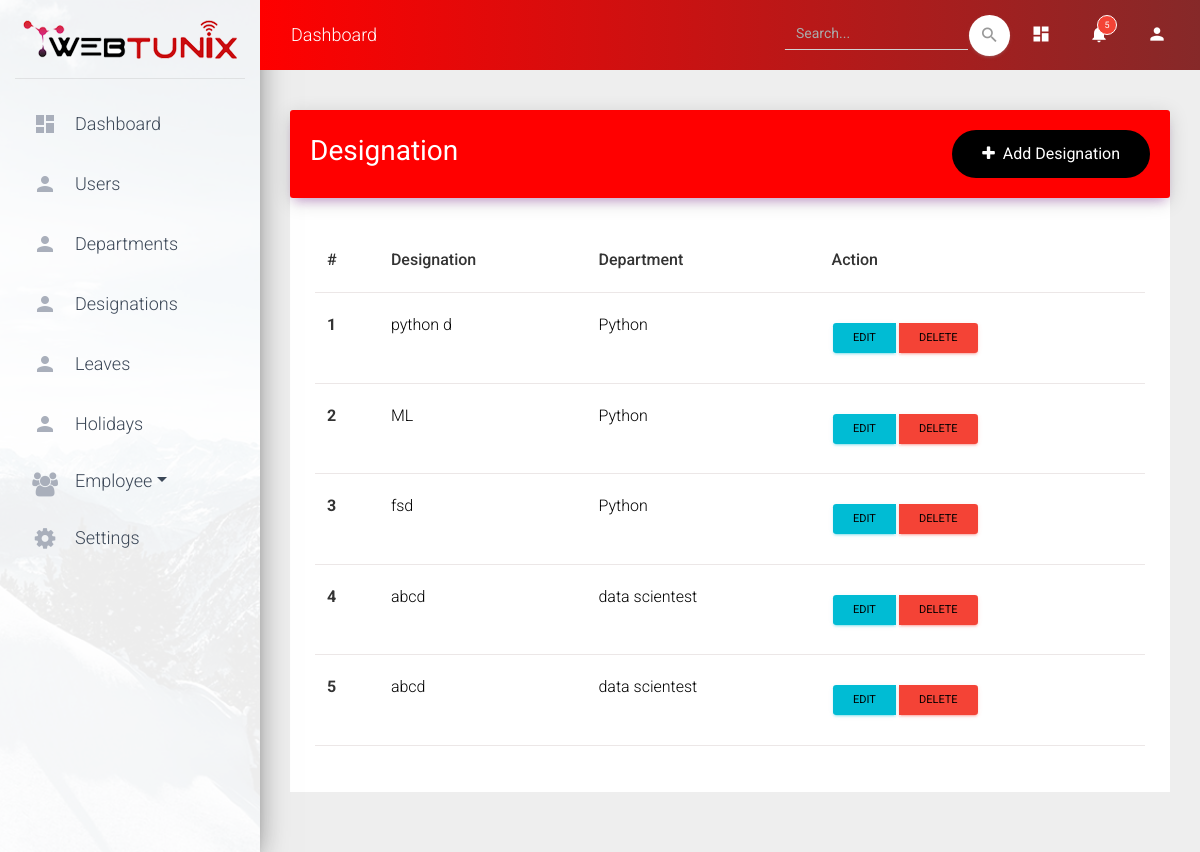
/designation (signed in), run on the app's committed database.
### home/models.py (models this page shows, shortened)
class designation(models.Model):
    designation_id = models.AutoField(primary_key=True)
    designation_name = models.CharField(max_length=255)
    department_id = models.ForeignKey(department, on_delete=models.CASCADE)
    added_by = models.CharField(max_length=255, default="")
    edited_by = models.CharField(max_length=255, default="")
    deleted_by = models.CharField(max_length=255, default="")

class department(models.Model):
    department_id = models.AutoField(primary_key=True)
    department_name = models.CharField(max_length=255)
    added_by = models.CharField(max_length=255, default="")
    edited_by = models.CharField(max_length=255, default="")
    deleted_by = models.CharField(max_length=255, default="")

### home/views.py (the view, shortened to what this page needs)
# urls.py: url(r'^designation', views.designations_func, name='designation'),
def designations_func(request):
    try:
        permission = request.session['user_is_authenticated']
    except:
        permission = False
    if permission:
        if request.session['user_role_id'] == 1 or request.session['user_role_id'] == 2:
            departments = department.objects.all()
            designations_data = designation.objects.all()
            form = designationForm()
            return render(request, "dashboard/designation.html", locals())
        elif request.session['user_role_id'] == 3:
            return redirect("/home")
    elif not permission:
        return redirect("/")

### home/forms.py
class designationForm(forms.ModelForm):
    designation_name = forms.CharField(required=True, max_length=100,
                                       widget=forms.TextInput(attrs={'class': 'form-control'}))
    class Meta:
        model = designation
        exclude = ('designation_id', 'department_id',
                   'designation_name', 'added_by', 'edited_by', 'deleted_by')

### home/templates/dashboard/designation.html (shortened to what this page needs)
{% extends 'dashboard/base.html' %}
{% block content %}
<div class="container">
  <div class="row">
    <div class="col-12">
      <div class="card card-plain">
        <div class="card-header card-header-primary">
          <h3 class="card-title float-left"><strong>Designation</strong></h3>
          <button class="addbtn float-right" data-toggle="modal" data-target="#adddepartmentmodal"><i class="fa fa-plus pr-2"></i>Add Designation</button>
        </div>
        <div class="row">
          <div class="col-md-12">
            <div class="center-dept z-depth-5">
              <div class="table-responsive">
                <table class="table">
                  <thead>
                    <tr>
                      <th class="font-weight-bold">#</th>
                      <th class="th-sm font-weight-bold">Designation</th>
                      <th class="font-weight-bold">Department</th>
                      <th class="font-weight-bold">Action</th>
                    </tr>
                  <tbody>
                    {% for i in designations_data %}
                    <tr>
                      <th scope="row">{{ forloop.counter }}</th>
                      <td>{{ i.designation_name }}</td>
                      <td>{{ i.department_id.department_name }}</td>
                      <td>
                        <div class="btn-group" role="group" aria-label="Basic example">
                          <a data-toggle="modal" data-target="#editmodal" class="btn btn-sm btn-info">EDIT</a>
                          <a data-toggle="modal" data-target="#modalLoginForm" class="btn btn-sm btn-danger">DELETE</a>
                        </div>
                      </td>
                    </tr>
                    {% endfor %}
                  </tbody>
                </table>
              </div>
            </div>
          </div>
        </div>
      </div>
    </div>
  </div>
</div>
{% endblock %}

### home/templates/dashboard/base.html (shortened to what this page needs)
{% load static from staticfiles %}
<!DOCTYPE html>
<html lang="en">
<head>
    <link rel="stylesheet" href="https://maxcdn.bootstrapcdn.com/font-awesome/latest/css/font-awesome.min.css">
    <link href="../static/css/material-dashboard.css" rel="stylesheet">
    <link href="../static/demo/demo.css" rel="stylesheet" />
    <link href="https://unpkg.com/gijgo@1.9.13/css/gijgo.min.css" rel="stylesheet" type="text/css" />
</head>
<body class="">
    <div class="wrapper ">
        <div class="sidebar" data-color="purple" data-background-color="white" data-image="../static/img/sidebar-1.jpg">
            <div class="logo"><a href="" class="simple-text logo-normal">
                    <img src="../static/img/logo.png"></a></div>
            <div class="sidebar-wrapper">
                <ul class="nav">
                    <li class="nav-item"><a class="nav-link" href="/home">
                            <i class="material-icons">dashboard</i>
                            <p>Dashboard</p>
                        </a></li>
                    {% if request.session.user_role_id == 1 %}
                    <li class="nav-item ">
                        <a class="nav-link" href="/users">
                            <i class="material-icons">person</i>
                            <p>Users</p>
                        </a></li>
                    {% endif %}
                    {% if request.session.user_role_id == 1 or request.session.user_role_id == 2 %}
                    <li class="nav-item ">
                        <a class="nav-link" href="/departments"><i class="material-icons">person</i>
                            <p>Departments</p>
                        </a></li>
                    <li class="nav-item ">
                        <a class="nav-link" href="/designation"><i class="material-icons">person</i>
                            <p>Designations</p>
                        </a></li>
                      {% endif %}
                    {% if request.session.user_role_id == 1 or request.session.user_role_id == 2 %}
                    <li class="nav-item ">
                        <a class="nav-link" href="/leave-admin"><i class="material-icons">person</i>
                            <p>Leaves</p>
                        </a></li>
                    {% endif %}
                    <li class="nav-item ">
                        <a class="nav-link" href="/holidays"><i class="material-icons">person</i>
                            <p>Holidays</p>
                        </a></li>
                    {% if request.session.user_role_id == 1 or request.session.user_role_id == 2 %}
                    <li class="nav-item">
                        <a class="nav-link dropdown-toggle" id="firstnavbarDropdown" data-toggle="dropdown" aria-haspopup="true" aria-expanded="false"><i class="fa fa-users"></i>Employee</a>
                    </li> {% endif %}
                    {% if request.session.user_role_id == 2 %}
                    <li class="nav-item "><a class="nav-link" href="/logout">
                            <p><i class="fa fa-cog"></i>Logout</p>
                        </a>
                    </li>
                    {% else %}
                    <li class="nav-item "><a class="nav-link" href="/settings">
                            <p><i class="fa fa-cog"></i>Settings</p>
                        </a>
                    </li>{% endif %}
                </ul>
            </div>
        </div>
        <div class="main-panel">
            <nav class="navbar navbar-expand-lg navbar-transparent navbar-absolute fixed-top ">
                <div class="container-fluid">
                    <div class="navbar-wrapper">
                        <a class="navbar-brand" href="#pablo">Dashboard</a></div>
                    <div class="collapse navbar-collapse justify-content-end">
                        <form class="navbar-form">
                            <div class="input-group no-border"><input type="text" value="" class="form-control" placeholder="Search..."><button type="submit" class="btn btn-white btn-round btn-just-icon"><i class="material-icons">search</i>
                                    <div class="ripple-container"></div>
                                </button></div>
                        </form>
                        <ul class="navbar-nav">
                            <li class="nav-item">
                                <a class="nav-link" href="#pablo">
                                    <i class="material-icons">dashboard</i>
                                </a></li>
                            <li class="nav-item dropdown">
                                <a class="nav-link" href="#" id="navbarDropdownMenuLink" data-toggle="dropdown" aria-haspopup="true" aria-expanded="false">
                                    <i class="material-icons">notifications</i><span class="notification">5</span>
                                </a>
                            </li>
                            <li class="nav-item dropdown"><a class="nav-link" href="#pablo" id="navbarDropdownProfile" data-toggle="dropdown" aria-haspopup="true" aria-expanded="false"><i class="material-icons">person</i>
                                </a>
                            </li>
                        </ul>
                    </div>
                </div>
            </nav>
            <div class="content">
                {% block content %}
                {% endblock %}
            </div>
        </div>
    </div>
</body>
</html>

### data on the page
designation: designation_name "python d", department_id.department_name "Python"
designation: designation_name "ML", department_id.department_name "Python"
designation: designation_name "fsd", department_id.department_name "Python"
designation: designation_name "abcd", department_id.department_name "data scientest"
designation: designation_name "abcd", department_id.department_name "data scientest"
